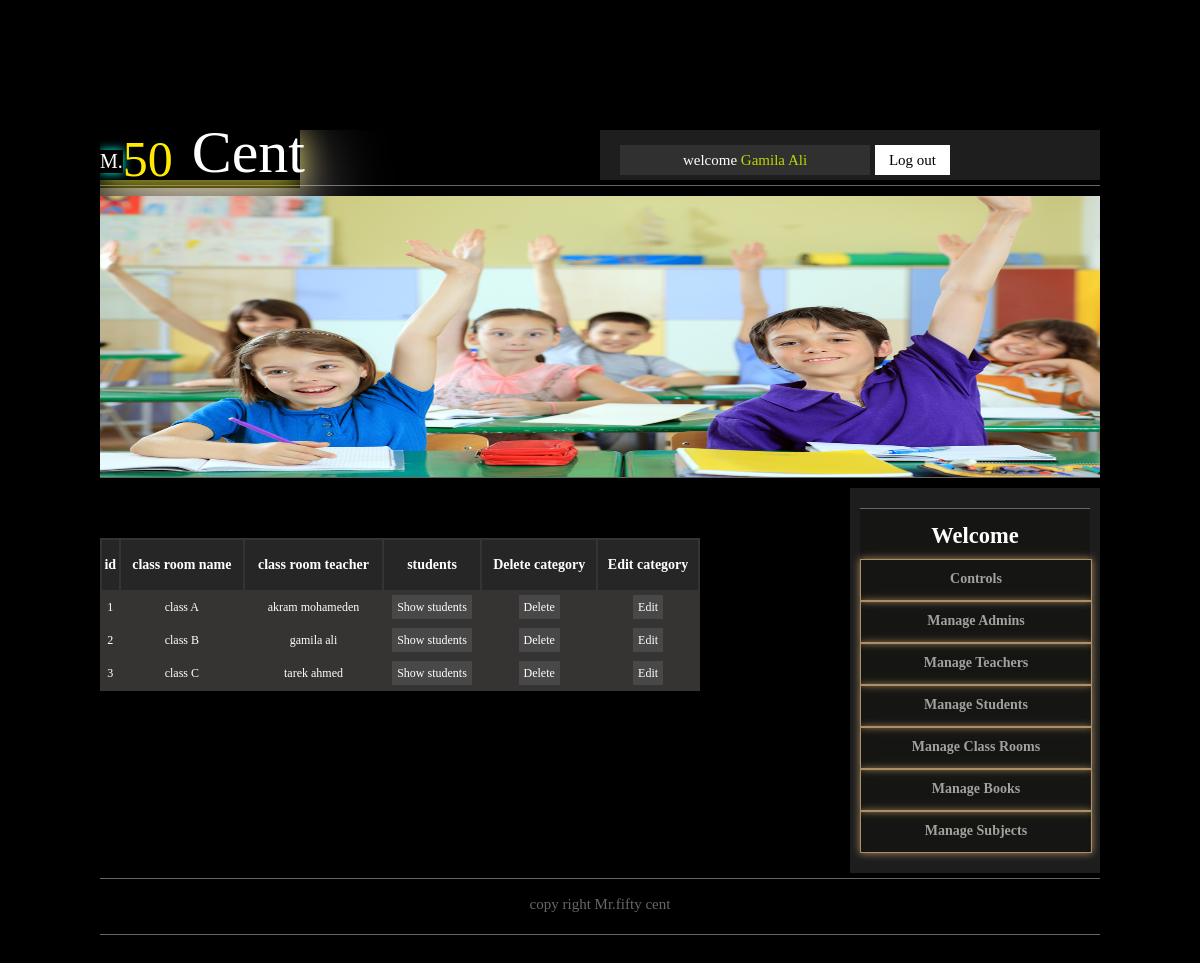
The app's page /school_management/cpanel/editclass.php (signed in) with its own data.
### tables this page shows
CREATE TABLE IF NOT EXISTS `class_room` (
  `id` int(11) NOT NULL AUTO_INCREMENT,
  `name` varchar(50) DEFAULT NULL,
  PRIMARY KEY (`id`)
);

CREATE TABLE IF NOT EXISTS `class_management` (
  `id_teacher` int(11) NOT NULL DEFAULT '0',
  `id_student` int(11) NOT NULL DEFAULT '0',
  `id_class_room` int(11) NOT NULL DEFAULT '0',
  PRIMARY KEY (`id_teacher`,`id_class_room`,`id_student`),
  KEY `id_student` (`id_student`),
  KEY `id_class_room` (`id_class_room`)
);

CREATE TABLE IF NOT EXISTS `teacher` (
  `id` int(11) NOT NULL AUTO_INCREMENT,
  `name` varchar(50) DEFAULT NULL,
  `email` varchar(50) DEFAULT NULL,
  `password` varchar(32) DEFAULT NULL,
  `address` text,
  `phone_number` text,
  `register_date` timestamp NULL DEFAULT NULL,
  PRIMARY KEY (`id`)
);

### school_management/lib/class_room.php (called while the page is built, shortened)
<?php
    require_once '../config.php';
    class Class_room{
        public static function retrieveAllClassRooms(){
            global $dbh;
            $sql=$dbh->prepare("SELECT * FROM class_room");
            $sql->execute();
            $data=null;
            while($fetch=$sql->fetch(PDO::FETCH_ASSOC)){
                $data[]=$fetch;
            }
            return $data;
        }
    }
?>

### school_management/lib/class_management.php (called while the page is built, shortened)
<?php
require_once '../config.php';
class Class_management{
        public static function retrieveTeachersForSpecificClassRoomById($id_class_room){
            global $dbh;
            $sql=$dbh->prepare("SELECT id_teacher FROM class_management WHERE id_class_room='$id_class_room'");
            $sql->execute();
            $data=null;
            while($fetch=$sql->fetch(PDO::FETCH_ASSOC)){
                $data=$fetch;
            }
            return $data['id_teacher'];
        }
}

### school_management/lib/teacher.php (called while the page is built, shortened)
<?php
require_once '../config.php';
class Teacher{
     public static function retrieveTeacherNameById($id){
        global $dbh;
        $sql=$dbh->prepare("SELECT name FROM teacher WHERE id='$id'");
        $sql->execute();
        $data=null;
        while($fetch=$sql->fetch(PDO::FETCH_ASSOC)){
        $data=$fetch;
        }
        return $data['name'];
    }
}
?>

### school_management/cpanel/editclass.php (the view, shortened to what this page needs)
<?php
require_once '../lib/admin.php';
require_once 'template/header.php';
require_once '../lib/teacher.php';
require_once '../lib/student.php';
require_once '../lib/class_room.php';
require_once '../lib/class_management.php';
?>
<div id="content">
    <?php
        if (!(isset($_SESSION['id']) && isset($_SESSION['name']))) {
            echo 'please log in <a href="login.php">log in</a>';
            echo '<div id="loginImage"><a href="login.php"title="login"><img src="template/images/Log In.jpg"></a></div>';
        } else {
            ?>
    <div id="left_content">
        <table>
            <thead>
                <tr>
                    <th>id</th>
                    <th>class room name</th>
                    <th>class room teacher</th>
                    <th>students</th>
                    <th>Delete category</th>
                    <th>Edit category</th>
                </tr>
            </thead>
            <tbody>
<?php
$allClassRooms = Class_room::retrieveAllClassRooms();
if (is_array($allClassRooms)) {
    foreach ($allClassRooms as $classRooms):
        $teacher = Class_management::retrieveTeachersForSpecificClassRoomById($classRooms['id']);
        echo '<tr>
                <td>' . $classRooms['id'] . '</td>
                <td>' . $classRooms['name'] . '</td>
                <td>' . Teacher::retrieveTeacherNameById($teacher) . '</td>
                <td><a href="?action=show&id_class_room=' . $classRooms['id'] . '">Show students</a></td>
                <td><a href="?action=delete&id_class_room=' . $classRooms['id'] . '">Delete</a></td>
                <td><a href="?action=edit&id_class_room=' . $classRooms['id'] . '">Edit</a></td>
             </tr>';
    endforeach;
}else {
    echo '<tr><td colspan=5> There is no data to show !</td></tr>';
}
?>
            </tbody>
        </table>
    </div>
    <?php }?>
</div>

### school_management/cpanel/template/css/base.css (style rules this page uses)
body { background:#000; font-family:tahoma; font-style:arial; font-size:15px; color: #fff7a1; }
#content { width:100%; height:auto; overflow: hidden; border-bottom:1px solid #696764; padding-bottom:5px; }
#left_content { width:750px;height:auto;overflow:hidden;float:left; }
#right_content { width:250px;height:auto;overflow:hidden;background:#1d1d1d; }
#menue { margin:20px 10px;background:#151513;width:230px;text-transform:capitalize; }
#menue_head { text-align:center;border-top:solid 1px #696764;width:100%;height:50px;line-height:16px;font-family:georgia;color:#FFF; }
.list_head { width:100%;height:40px;text-align:center;border:1px solid #ad9064;box-shadow: 0px 0px 8px #ad9064;cursor:pointer; }
.list_head h3 { line-height:10px;font-size: 14px;color:#A1A19D; }
#content table { background: #363333; display:blok; margin: 50px 0px 0px; color:#FFF; width:80%; border:solid 1px rgb(38, 38, 38) none repeat scroll 0% 0%; }
#content table thead { background: rgb(38, 38, 38) none repeat scroll 0% 0%; height: 50px; font-family: tahoma; font-style:normal; font-size: 14px; font-weight: bold; color: rgb(255, 255, 255); }
#content table tbody { height: 30px; font-family: tahoma; font-style:normal; font-size: 12px; color: #FFF; text-align: center; }
#content table tbody tr td { padding:8px 0; }
#content table tbody tr td a { text-decoration:none ; width:20px; height:10px; background: #484848 none repeat scroll 0% 0%; color: #FFF; padding:5px; transition: color 2s ease 0s; }
#footer { width:100%; height:50px; padding-bottom:5px; border-bottom:1px solid #696764; text-align:center; line-height:50px; }
#footer a { text-decoration:none; color:#696764; }

### records on screen
class_room: id "1", name "class A", id.name "akram mohameden"
class_room: id "2", name "class B", id.name "gamila ali"
class_room: id "3", name "class C", id.name "tarek ahmed"

### other values on screen
$_SESSION['name'] "Gamila Ali"
